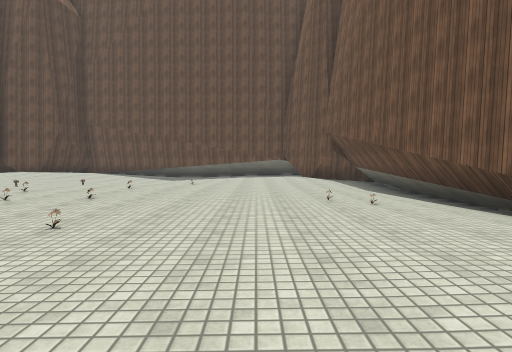
View 1 (above)

14 first-person views from a walk through a scene from a Unity 3-D project. The camera is 1.3 m above the floor, tilts 2° down and sees 80° across. The floor is counted in squares, 2 m on a side. Each view is taken from the middle of a square. On the plan, view 1 faces up. The plan holds only what a view shows up to about 10 squares ahead; the rest is blank. The place goes on beyond the plan. The player is left out. Surface patterns are stand-ins for the level's own textures.

View 2
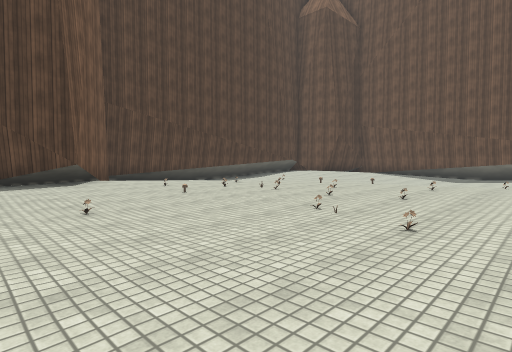

View 3
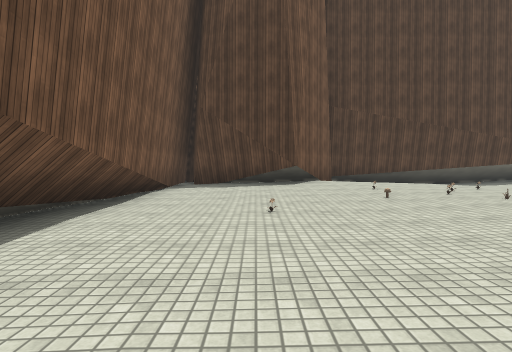

View 4
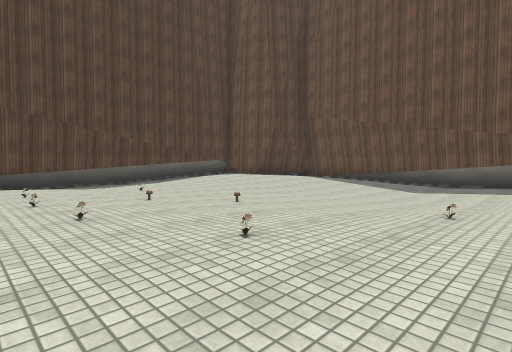

View 5
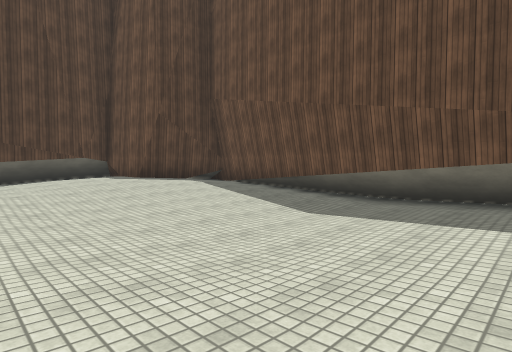

View 6
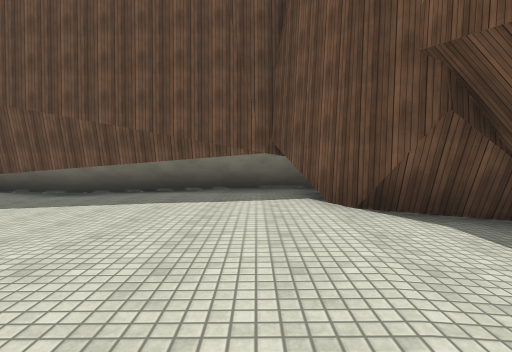

View 7
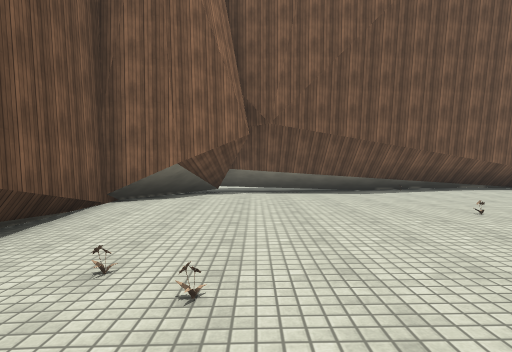

View 8
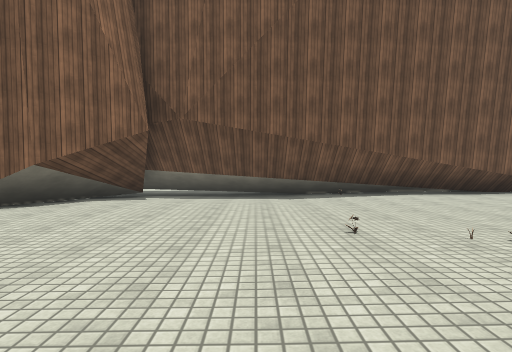

View 9
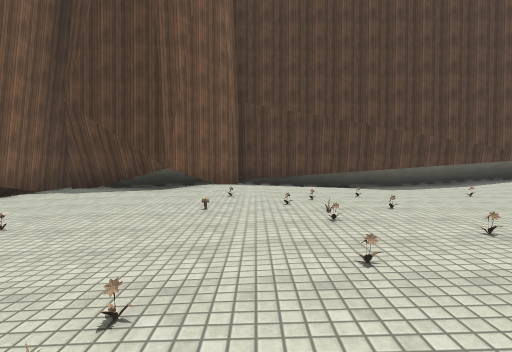

View 10
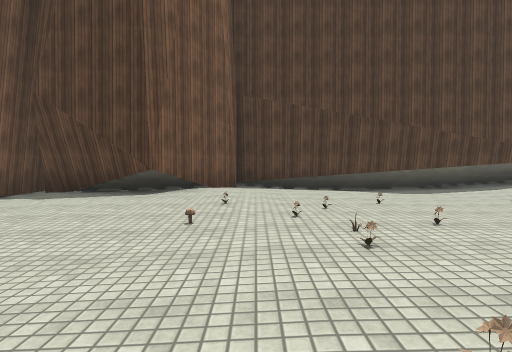

View 11
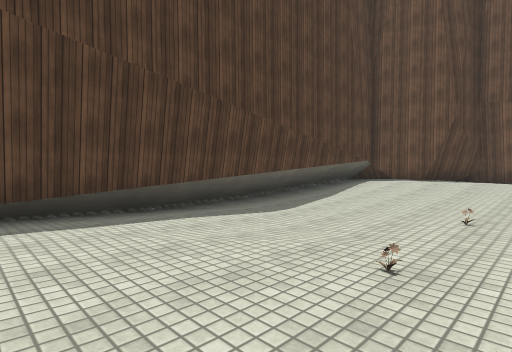

View 12
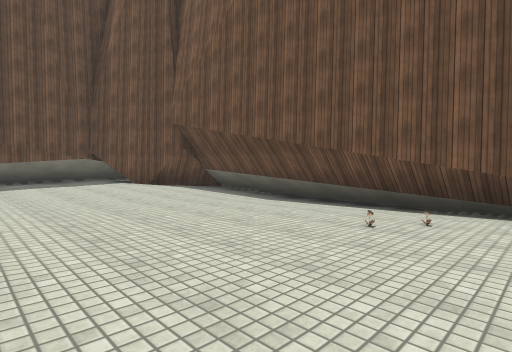

View 13
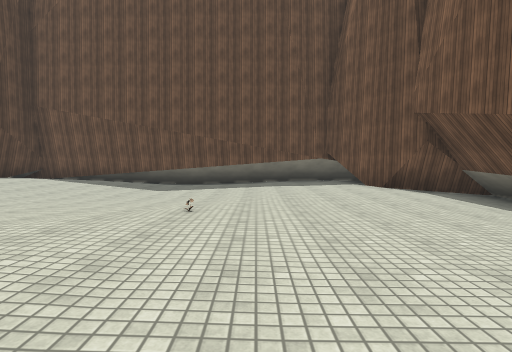

View 14
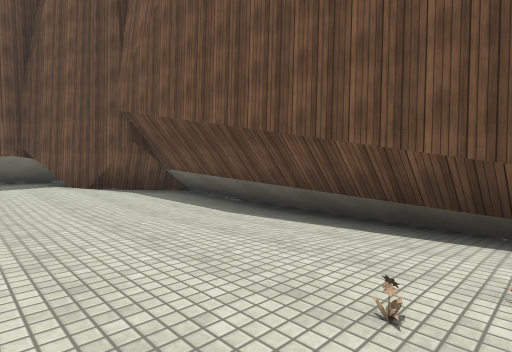

### Floor plan
Key: @ floor where view 1 was taken; # wall or solid block; . main floor; : floor 0.25 m higher than the main floor; - floor 0.25 m lower than the main floor; + floor 0.5 m higher than the main floor; * floor 0.75 m higher than the main floor; / step, stairs or slope; O other object.
Columns run from 12 left of view 1 to 4 right of it. Each row starts with its distance up from view 1.
 17    ###
 16   ##+##########
 15   #+++///..:::#
 14 ###*+///-..:::##
 13 #***//.....::::##
 12 #/////..--..:::.#
 11 #+/+:/......:::.#
 10 #:::::..........#
  9 #.::::::::O:...-#
  8 #..:O::O::::...-#
  7 #..:::O::O::....#
  6 #:::O:OO:::..O..#
  5 #::::OOOOO:...O.#
  4 #:::O:O::::.....#
  3 ###+::O.OOO.....#
  2   ##::..........#
  1   ##::.O.......##
  0  ##:/.......@.##
 -1  #::......---.#
 -2  ##############

Positions as (right, up) in squares from view 1, and headings:
1: (0, 0), facing up
2: (-1, 0), facing up-left
3: (-1, 1), facing left
4: (-1, 5), facing up-left
5: (-1, 10), facing up-left
6: (1, 9), facing up
7: (1, 7), facing down
8: (-1, 6), facing down
9: (-2, 4), facing left
10: (-3, 4), facing left
11: (-7, 4), facing up-left
12: (-2, 4), facing up-right
13: (-1, 5), facing up
14: (0, 5), facing up-right
